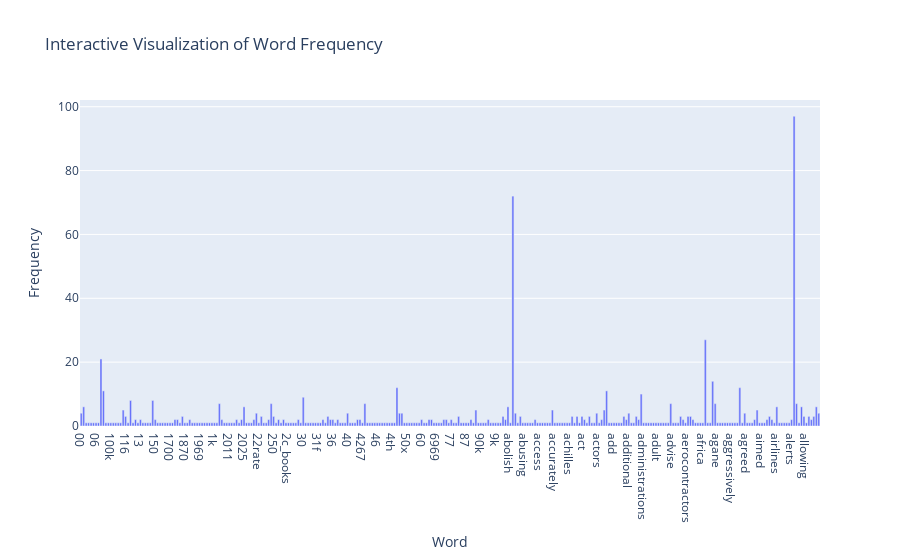

The notebook cell this image was saved under:
### Code cell
# Exercise 12
import plotly.express as pltly

# Calculate term frequencies the same way as part 1
term_frequencies = []
for j in range(0,df_counts.shape[1]):
    term_frequencies.append(df_counts[:, j].sum())

pltly.bar(
    x=count_vect.get_feature_names_out()[:300], 
    y=term_frequencies[:300],
    labels={'x':'Word', 'y':'Frequency'},
    title='Interactive Visualization of Word Frequency'
)

### Figure 1 — Plotly figure (JSON) as saved in the notebook; plotly's stock layout.template omitted (floating-point values rounded to 4 significant figures; data arrays with more than 128 entries replaced by an {"elided": "..."} marker saying what was removed)
{"data": [{"hovertemplate": "Word=%{x}<br>Frequency=%{y}<extra></extra>", "legendgroup": "", "marker": {"color": "#636efa", "pattern": {"shape": ""}}, "name": "", "orientation": "v", "showlegend": false, "textposition": "auto", "type": "bar", "x": {"elided": "300 str values"}, "xaxis": "x", "y": {"elided": "300 int values"}, "yaxis": "y"}], "layout": {"barmode": "relative", "legend": {"tracegroupgap": 0}, "title": {"text": "Interactive Visualization of Word Frequency"}, "xaxis": {"anchor": "y", "domain": [0, 1], "title": {"text": "Word"}}, "yaxis": {"anchor": "x", "domain": [0, 1], "title": {"text": "Frequency"}}}}
